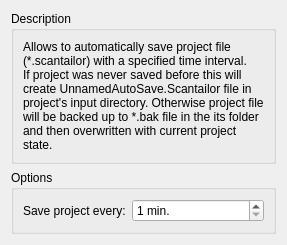
      <widget class="QWidget" name="pageAutoSaveProject">
       <layout class="QVBoxLayout" name="verticalLayout_35">
        <item>
         <widget class="QGroupBox" name="groupBox_12">
          <property name="title">
           <string>Description</string>
          </property>
          <layout class="QVBoxLayout" name="verticalLayout_16">
           <item>
            <widget class="QLabel" name="lblAutoSaveProjectDescr">
             <property name="text">
              <string>Allows to automatically save project file (*.scantailor) with a specified time interval.
If project was never saved before this will create UnnamedAutoSave.Scantailor file in project's input directory. Otherwise project file will be backed up to *.bak file in the its folder and then overwritten with current project state.</string>
             </property>
             <property name="alignment">
              <set>Qt::AlignLeading|Qt::AlignLeft|Qt::AlignTop</set>
             </property>
             <property name="wordWrap">
              <bool>true</bool>
             </property>
             <property name="textInteractionFlags">
              <set>Qt::LinksAccessibleByMouse|Qt::TextSelectableByKeyboard|Qt::TextSelectableByMouse</set>
             </property>
            </widget>
           </item>
          </layout>
         </widget>
        </item>
        <item>
         <widget class="QGroupBox" name="optAutoSaveProject">
          <property name="title">
           <string>Options</string>
          </property>
          <layout class="QFormLayout" name="formLayout_2">
           <item row="0" column="0">
            <widget class="QLabel" name="label_4">
             <property name="text">
              <string>Save project every:</string>
             </property>
            </widget>
           </item>
           <item row="0" column="1">
            <widget class="QSpinBox" name="sbSavePeriod">
             <property name="suffix">
              <string> min.</string>
             </property>
             <property name="minimum">
              <number>1</number>
             </property>
             <property name="maximum">
              <number>99999</number>
             </property>
             <property name="value">
              <number>1</number>
             </property>
            </widget>
           </item>
          </layout>
         </widget>
        </item>
       </layout>
      </widget>
